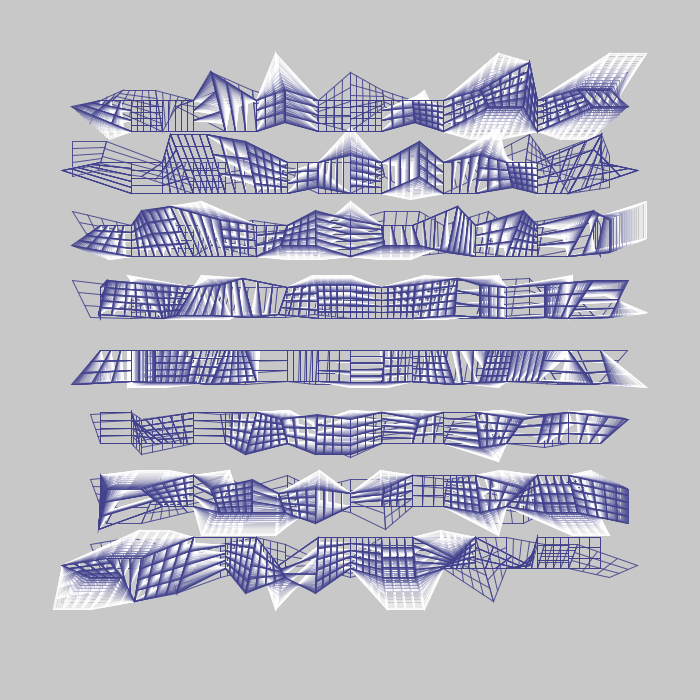

Generate this figure with Python:
# Alexandre B A Villares -https://abav.lugaralgum.com/sketch-a-day
# Inspired by my sketch "s315"  # 20181109
# py5 imported mode sketch, learn more at py5coding.org

from villares.line_geometry import Line, par_hatch

GRID_SIZE = 32
SEED = 2
COLOR_A = color(255, 150)
COLOR_B = color(0, 0, 100)

# this rule was used to choose nodes that would move on 
# earlier regular grid deformation sketches (now it's just a random selection)
rule = lambda x, y: random(40) < 10

def setup():
    size(700, 700)
    stroke_cap(SQUARE)
    Cell.init_grid(GRID_SIZE, SEED)
    background(200)

def draw():
    f = frame_count / 10
    t = cos(f) / 2 + 0.25
    
    if frame_count % 2 == 0:
        #print(t)
        for c in Cell.cells:
            c.plot(t)  
            
    if 0 < f < TWO_PI:
        pass # possible save frames 
    else:
        no_loop()
        save_frame('out.png')

    for x in range(-1, GRID_SIZE + 1, 2):
        for y in range(-1, GRID_SIZE + 1, 2):
                Node.grid0[x, y] = Node(x, y)   # extrair do dict
                Node.grid1[x, y] = Node(x, y)   # extrair do dict

    for c in Cell.cells:
        c.update_vers()
   
class Node():
    grid0 = dict()
    grid1 = dict()

    def __init__(self, x, y):
        self.ix = x
        self.iy = y
        self.px = Cell.border + Cell.spacing + x * Cell.spacing 
        self.py = Cell.border + Cell.spacing + y * Cell.spacing 
        if rule(x, y):
           mx, my = width / 2, height / 2
           self.px += (self.px - mx) * 0.15 
           self.py += (self.py - my) * 0.15
        self.x = self.px
        self.y = self.py

    def __iter__(self):
        return iter((self.x, self.y))

class Cell():
    cells = []
    grid = dict()
    
    @classmethod
    def init_grid(cls, grid_size, seed):
        random_seed(seed)
        cls.border = 100
        cls.spacing = (width - cls.border * 2) / grid_size
        cls.cells = []
        for x in range(0, grid_size, 2):
            for y in range(0, grid_size, 4):
                    new_cell = cls(x, y)
                    cls.cells.append(new_cell)
                    cls.grid[x, y] = new_cell

    def __init__(self, x, y):
        self.ix = x
        self.iy = y
        self.px = Cell.border + Cell.spacing  + x * Cell.spacing 
        self.py = Cell.border + Cell.spacing  + y * Cell.spacing 
        self.vers = []
        self.num_hatches = int(random(3, 6))#int(random(5, 12))
        self.type_hatches = random(10)      
      
    def plot(self, t):    
        L0, V0 = self.lines, self.vers
        L1, V1 = self.lines_f, self.vers_f
        stroke_weight(1)
        c = lerp_color(COLOR_A, COLOR_B, t)
        stroke(c) 
        for l0, l1 in zip(L0, L1):
            l = l0.lerp(l1, t)
            l.plot()
        no_fill()
        with begin_closed_shape():
            #strokeWeight(1)
            #stroke(100, 0, 100)
            for p0, p1 in zip(V0, V1):
                vertex(lerp(p0.x, p1.x, t), lerp(p0.y, p1.y, t) )
        
    def update_vers(self):
        self.v0 = Node.grid0.get((self.ix-1, self.iy-1))
        self.v1 = Node.grid0.get((self.ix-1, self.iy+1))
        self.v3 = Node.grid0.get((self.ix+1, self.iy-1))
        self.v2 = Node.grid0.get((self.ix+1, self.iy+1))
        self.vers = [self.v0, self.v1, self.v2, self.v3]
        self.v0f = Node.grid1.get((self.ix-1, self.iy-1))
        self.v1f = Node.grid1.get((self.ix-1, self.iy+1))
        self.v3f = Node.grid1.get((self.ix+1, self.iy-1))
        self.v2f = Node.grid1.get((self.ix+1, self.iy+1))
        self.vers_f = [self.v0f, self.v1f, self.v2f, self.v3f]
        self.hatch()
        
    def hatch(self):
        random_seed(SEED)
        self.lines = []
        self.lines_f = []
        n = self.num_hatches
        r = self.type_hatches
        if r > 2:                        
            self.lines.extend(par_hatch(self.vers, n, 0))
            self.lines_f.extend(par_hatch(self.vers_f, n, 0))
        if r < 8:
            self.lines.extend(par_hatch(self.vers, n, 1))
            self.lines_f.extend(par_hatch(self.vers_f, n, 1))
        
def key_pressed():
    if key == "s":
        save_frame(f"{SEED}.png")
